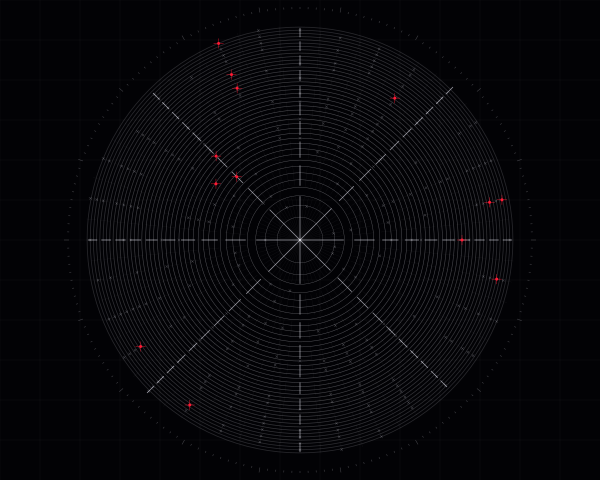

The Python source for this figure:
import cairo
import math
import random

# Setup
width, height = 600, 480
surface = cairo.ImageSurface(cairo.FORMAT_ARGB32, width, height)
ctx = cairo.Context(surface)

# Background: Deep Monolithic Ebony
ctx.set_source_rgb(0.01, 0.01, 0.02)
ctx.paint()

# Constants
center_x, center_y = width // 2, height // 2
max_radius = min(width, height) * 0.45
rings = 42
spokes = 64
accent_color = (1.0, 0.1, 0.2)  # Surgical Red/Orange
white = (0.95, 0.95, 1.0)

def polar_to_cartesian(r, theta, distortion_factor=0.0):
    # Radial distortion based on harmonic resonance
    r_distorted = r * (1 + distortion_factor * math.sin(theta * 6))
    x = center_x + r_distorted * math.cos(theta)
    y = center_y + r_distorted * math.sin(theta)
    return x, y

# 1. Non-Uniform Grid Subdivisions (Radial Rings)
# Using power-law distribution to increase frequency toward the center (centripetal focus)
for i in range(rings):
    # Normalized index (0 to 1)
    t = i / rings
    # Power function shifts density: t^0.5 clusters near 0 (center)
    r = max_radius * math.pow(t, 0.6)
    
    # Surgical line weight: thinner toward the center
    ctx.set_line_width(0.3 + (t * 0.5))
    ctx.set_source_rgba(*white, 0.15 + (1-t)*0.3)
    
    ctx.arc(center_x, center_y, r, 0, 2 * math.pi)
    ctx.stroke()

# 2. Iterative Linear Segmentation (Spokes with distortion)
for j in range(spokes):
    theta = (j / spokes) * 2 * math.pi
    
    # Create gaps in the grid for rhythmic "negative space"
    if (j % 8) == 0:
        ctx.set_source_rgba(*white, 0.6)
        ctx.set_line_width(0.8)
    else:
        ctx.set_source_rgba(*white, 0.1)
        ctx.set_line_width(0.2)
        
    # Segmented lines instead of continuous strokes
    for k in range(10):
        r_start = max_radius * math.pow(k/10, 0.6)
        r_end = max_radius * math.pow((k+0.7)/10, 0.6)
        
        x1, y1 = polar_to_cartesian(r_start, theta, 0.02)
        x2, y2 = polar_to_cartesian(r_end, theta, 0.02)
        
        ctx.move_to(x1, y1)
        ctx.line_to(x2, y2)
        ctx.stroke()

# 3. Symbolic Frequency (Glyphs at Intersections)
random.seed(42) # Deterministic randomness for systematic feel
for i in range(0, rings, 2):
    for j in range(0, spokes, 2):
        t = i / rings
        r = max_radius * math.pow(t, 0.6)
        theta = (j / spokes) * 2 * math.pi
        
        # Only draw at certain logic-based thresholds
        if random.random() > 0.85 - (t * 0.5):
            x, y = polar_to_cartesian(r, theta, 0.02)
            
            # Intersection Highlight
            if random.random() > 0.96:
                # Functional Palette: Vibrant data node
                ctx.set_source_rgb(*accent_color)
                ctx.arc(x, y, 1.5, 0, 2*math.pi)
                ctx.fill()
                
                # Extended node crosshair
                ctx.set_line_width(0.4)
                ctx.move_to(x - 5, y)
                ctx.line_to(x + 5, y)
                ctx.move_to(x, y - 5)
                ctx.line_to(x, y + 5)
                ctx.stroke()
            else:
                # Minimalist Primitive Glyph (Tiny Cross)
                ctx.set_source_rgba(*white, 0.4)
                ctx.set_line_width(0.3)
                size = 1.2
                ctx.move_to(x - size, y - size)
                ctx.line_to(x + size, y + size)
                ctx.move_to(x + size, y - size)
                ctx.line_to(x - size, y + size)
                ctx.stroke()

# 4. Global Structural Overlay (The "Swiss" Frame)
ctx.set_source_rgba(*white, 0.05)
ctx.set_line_width(0.5)
grid_size = 40
for x in range(0, width, grid_size):
    ctx.move_to(x, 0)
    ctx.line_to(x, height)
    ctx.stroke()
for y in range(0, height, grid_size):
    ctx.move_to(0, y)
    ctx.line_to(width, y)
    ctx.stroke()

# 5. Perimeter "Technical" Markings
for i in range(180):
    angle = (i / 180) * 2 * math.pi
    length = 5 if i % 10 == 0 else 2
    r_outer = max_radius + 15
    
    x1 = center_x + r_outer * math.cos(angle)
    y1 = center_y + r_outer * math.sin(angle)
    x2 = center_x + (r_outer + length) * math.cos(angle)
    y2 = center_y + (r_outer + length) * math.sin(angle)
    
    ctx.set_source_rgba(*white, 0.3)
    ctx.set_line_width(0.5)
    ctx.move_to(x1, y1)
    ctx.line_to(x2, y2)
    ctx.stroke()
